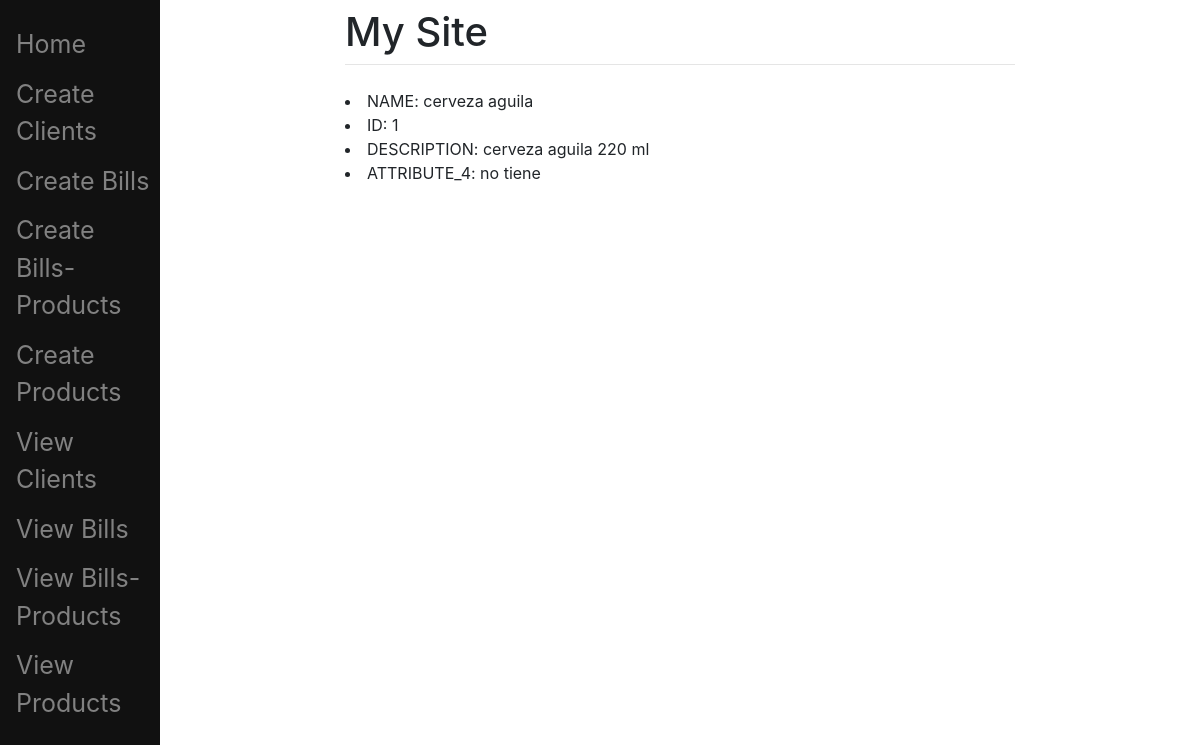
The page /product/1 (signed in) on the database its author committed.
### blog/models.py (models this page shows, shortened)
class Product(models.Model):
    id = models.PositiveIntegerField(primary_key = TRUE)
    name = models.CharField(max_length=50)
    description = models.TextField()
    attribute_4 = models.TextField()

### pages/views.py (the view)
# urls.py: path('product/<int:id>', views.product_view, name='product'),
def product_view(request,*args,**kwargs): #Contact page view
    product = Product.objects.get(id=kwargs['id'])
    return render(request, "main/product.html", {"product":product})

### templates/main/product.html (shortened to what this page needs)
{% extends "main/base.html" %}
{% block content %}
    <li>NAME: {{product.name}}</li>
    <li>ID: {{product.id}}</li>
    <li>DESCRIPTION: {{product.description}}</li>
    <li>ATTRIBUTE_4: {{product.attribute_4}}</li>
{% endblock %}

### rows shown on the page
Product: name "cerveza aguila", id "1", description "cerveza aguila 220 ml", attribute_4 "no tiene"
